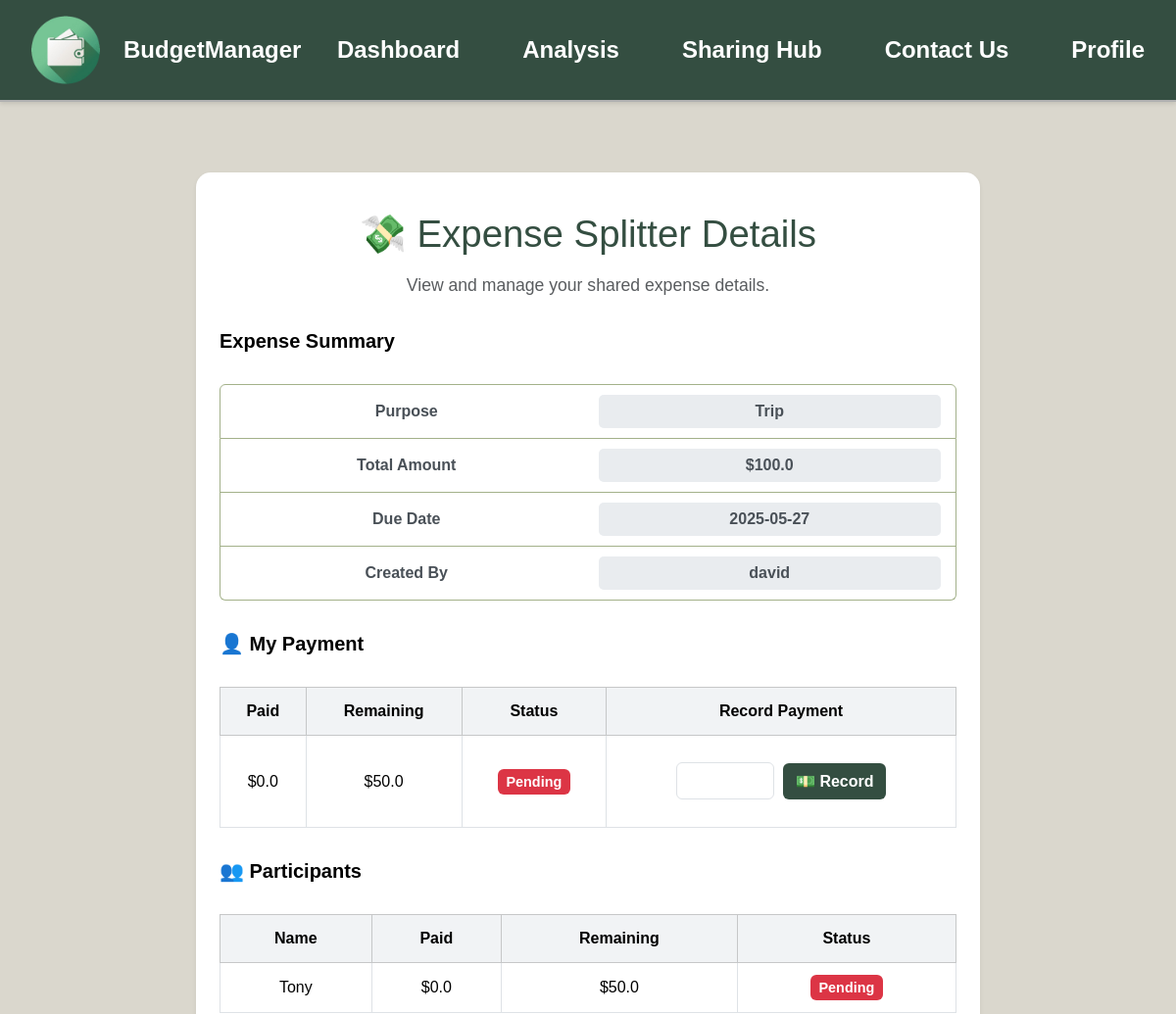
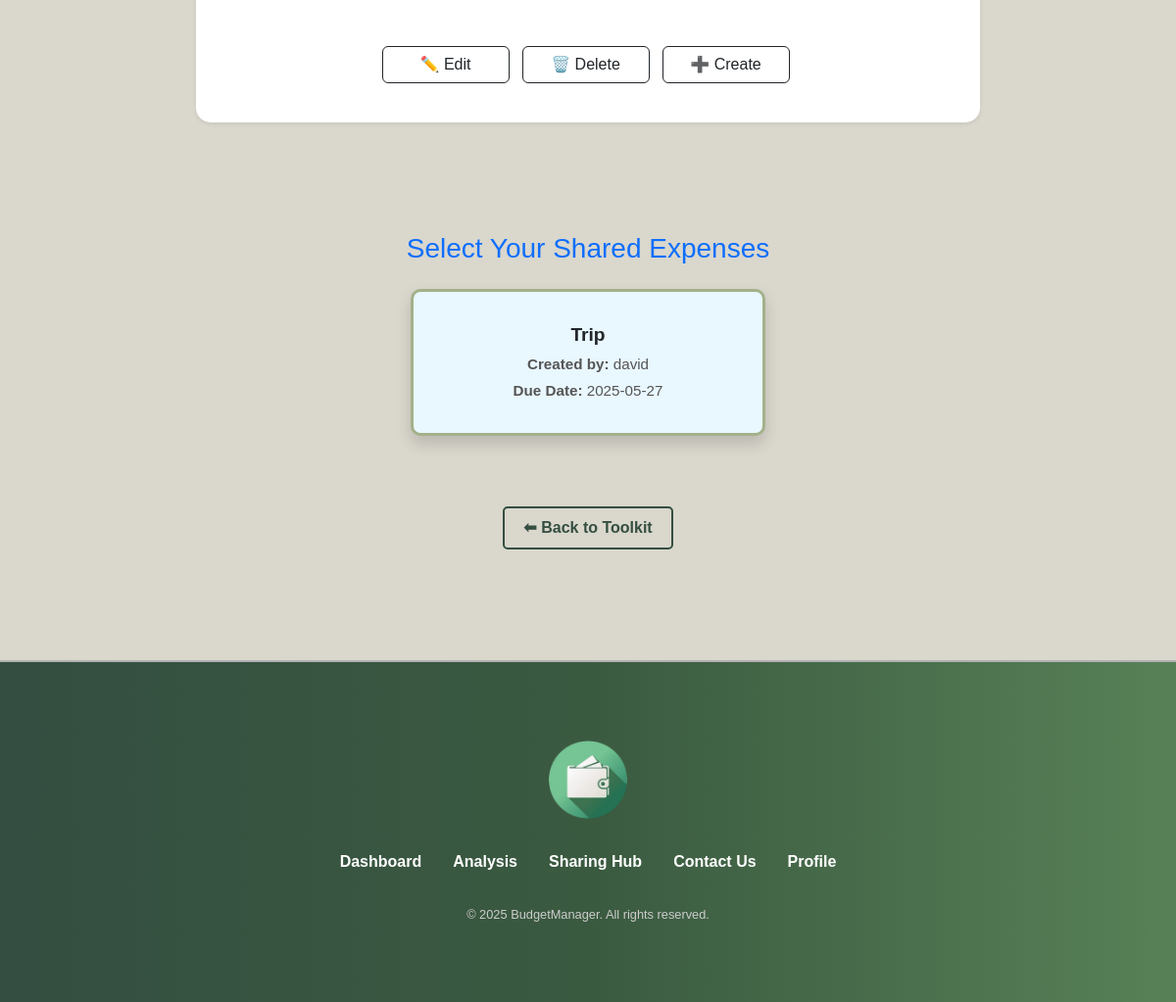
Page /expense-splitter (signed in) on the committed database (2 pictures, top to bottom).
### models/Expense.py (models this page shows, shortened)
class Expense(db.Model):
    __tablename__ = 'expense'
    id = Column(Integer, primary_key=True)
    creator_id = Column(Integer, nullable=False)
    purpose = Column(String, nullable=False)
    total_amount = Column(Float, nullable=False)
    due_date = Column(Date, nullable=False)
    participants = relationship("ExpenseParticipant", back_populates="expense")

### models/user.py (models this page shows, shortened)
class User(db.Model):
    __tablename__ = 'users'
    id = db.Column(db.Integer, primary_key=True)
    name = db.Column(db.String(100), nullable=False)
    email = db.Column(db.String(100), unique=True, nullable=False)
    password_hash = db.Column(db.String(256), nullable=False)
    created_at = db.Column(db.DateTime, default=datetime.utcnow)

### models/ExpenseParticipant.py (models this page shows, shortened)
class ExpenseParticipant(db.Model):
    __tablename__ = 'expense_participant'
    id = Column(Integer, primary_key=True)
    expense_id = Column(Integer, ForeignKey('expense.id'), nullable=False)
    user_id = Column(Integer, nullable=False)
    amount_paid = Column(Float, default=0.0)
    amount_due = Column(Float, nullable=False)
    status = Column(String, default="Pending")
    expense = relationship("Expense", back_populates="participants")

### app.py (the view, shortened to what this page needs)
@app.route('/expense-splitter', methods=['GET'])
@login_required_custom
def expense_splitter():
    user_id = session.get('user_id')
    created_expenses = Expense.query.filter_by(creator_id=user_id).all()
    participant_expenses = ExpenseParticipant.query.filter_by(user_id=user_id).all()
    expense_ids = [p.expense_id for p in participant_expenses]
    participant_expenses = Expense.query.filter(Expense.id.in_(expense_ids)).all()
    expenses = list({exp.id: exp for exp in created_expenses + participant_expenses}.values())
    if not expenses:
        return redirect(url_for('create_expense'))
    selected_expense_id = request.args.get("expense_id")
    selected_expense = None
    if selected_expense_id:
        selected_expense = next((exp for exp in expenses if exp.id == int(selected_expense_id)), None)
    if not selected_expense and expenses:
        selected_expense = expenses[0]
    participants = []
    creator_name = ""
    my_payment = None
    if selected_expense:
        all_participants = ExpenseParticipant.query.filter_by(expense_id=selected_expense.id).all()
        for participant in all_participants:
            if participant.user_id != user_id:
                participant.name = db.session.get(User, participant.user_id).name
                participants.append(participant)
        my_payment = ExpenseParticipant.query.filter_by(expense_id=selected_expense.id, user_id=user_id).first()
        if my_payment:
            my_payment.amount_paid = round(my_payment.amount_paid, 2)
            my_payment.amount_due = round(my_payment.amount_due, 2)
        creator = db.session.get(User, selected_expense.creator_id)
        creator_name = creator.name if creator else ""
    return render_template(
        'expense_splitter.html',
        expenses=expenses,
        expense=selected_expense,
        participants=participants,
        creator_name=creator_name,
        my_payment=my_payment
    )

### app.py (called while the page is built)
def login_required_custom(f):
    @wraps(f)
    def decorated_function(*args, **kwargs):
        if 'user_id' not in session:
            flash('please login first', 'warning')
            return redirect(url_for('login'))
        return f(*args, **kwargs)
    return decorated_function

### templates/expense_splitter.html (shortened to what this page needs)
{% extends "layout_user.html" %}
{% block styles %}
<link href="https://cdn.jsdelivr.net/npm/bootstrap@5.3.5/dist/css/bootstrap.min.css" rel="stylesheet">
<link rel="stylesheet" href="{{ url_for('static', filename='css/style.css') }}">
<link rel="stylesheet" href="{{ url_for('static', filename='css/analysis.css') }}">
<link rel="stylesheet" href="{{ url_for('static', filename='css/analysis_tools.css') }}">
{% endblock %}
{% block content %}
<div class="main-content-with-navbar">
    <section class="expense-splitter-section">
        <div class="expense-splitter-box p-4 shadow-sm">
            <h2 class="mb-3">💸 Expense Splitter Details</h2>
            <p class="text-muted">View and manage your shared expense details.</p>
            <div class="expense-details mt-4">
                <h5>Expense Summary</h5>
                <ul class="list-group">
                    <li class="list-group-item d-flex justify-content-between align-items-center">
                        <div class="item-label">Purpose</div>
                        <div class="item-detail">{{ expense.purpose }}</div>
                    </li>
                    <li class="list-group-item d-flex justify-content-between align-items-center">
                        <div class="item-label">Total Amount</div>
                        <div class="item-detail">${{ expense.total_amount }}</div>
                    </li>
                    <li class="list-group-item d-flex justify-content-between align-items-center">
                        <div class="item-label">Due Date</div>
                        <div class="item-detail">{{ expense.due_date }}</div>
                    </li>
                    <li class="list-group-item d-flex justify-content-between align-items-center">
                        <div class="item-label">Created By</div>
                        <div class="item-detail">{{ creator_name }}</div>
                    </li>
                </ul>
            </div>
            <div class="mt-4 payment-detail">
                <h5>👤 My Payment</h5>
                <table class="table table-bordered payment-table">
                    <thead class="table-light">
                        <tr>
                            <th>Paid</th>
                            <th>Remaining</th>
                            <th>Status</th>
                            <th>Record Payment</th>
                        </tr>
                    </thead>
                    <tbody>
                        <tr>
                            <td>${{ my_payment.amount_paid }}</td>
                            <td>${{ my_payment.amount_due - my_payment.amount_paid }}</td>
                            <td>
                                {% if my_payment.amount_paid >= my_payment.amount_due %}
                                    <span class="badge bg-success">Paid</span>
                                {% elif my_payment.amount_paid > 0 %}
                                    <span class="badge bg-warning">Partial</span>
                                {% else %}
                                    <span class="badge bg-danger">Pending</span>
                                {% endif %}
                            </td>
                            <td>
                                <form method="POST" action="{{ url_for('update_payment') }}" class="d-inline payment-form">
                                    <input type="number" name="amount" min="0" step="0.01" class="form-control mb-2" required>
                                    <button type="submit" class="btn btn-sm btn-primary btn-pay">💵 Record</button>
                                </form>
                            </td>
                        </tr>
                    </tbody>
                </table>
            </div>
            <div class="mt-4 payment-detail">
                <h5>👥 Participants</h5>
                <table class="table table-bordered payment-table">
                    <thead class="table-light">
                        <tr>
                            <th>Name</th>
                            <th>Paid</th>
                            <th>Remaining</th>
                            <th>Status</th>
                        </tr>
                    </thead>
                    <tbody>
                        {% for participant in participants %}
                        <tr>
                            <td>{{ participant.name }}</td>
                            <td>${{ participant.amount_paid }}</td>
                            <td>${{ participant.amount_due }}</td>
                            <td>
                                {% if participant.amount_paid >= participant.amount_due %}
                                    <span class="badge bg-success">Paid</span>
                                {% elif participant.amount_paid > 0 %}
                                    <span class="badge bg-warning">Partial</span>
                                {% else %}
                                    <span class="badge bg-danger">Pending</span>
                                {% endif %}
                            </td>
                        </tr>
                        {% endfor %}
                    </tbody>
                </table>
            </div>
            <div class="d-flex justify-content-center gap-2 mb-3">
                <a href="{{ url_for('edit_expense', expense_id=expense.id) }}" class="btn btn-outline-dark btn-share">
                    ✏️ Edit
                </a>
                <button type="button" class="btn btn-outline-dark btn-share" data-bs-toggle="modal" data-bs-target="#deleteExpenseModal">
                    🗑️ Delete
                </button>
                <a href="{{ url_for('create_expense') }}" class="btn btn-outline-dark btn-share"> ➕ Create</a>
            </div>
    </section>
    <h3 class="mt-5 mb-4 text-primary text-center">Select Your Shared Expenses</h3>
    <div class="container">
        <div class="row row-cols-1 row-cols-md-3 g-3 justify-content-center">
            {% for exp in expenses %}
            <div class="col-auto">
                <div class="card expense-card text-center shadow {% if exp.id == expense.id %}selected-card{% endif %}" id="{{ exp.id }}">
                    <div class="card-body d-flex flex-column justify-content-center">
                        <h5 class="card-title mb-2">{{ exp.purpose }}</h5>
                        <p class="card-text mb-1"><strong>Created by:</strong> {{ creator_name }}</p>
                        <p class="card-text"><strong>Due Date:</strong> {{ exp.due_date }}</p>
                    </div>
                </div>
            </div>
            {% endfor %}
        </div>
    </div>
    <div style="display: flex; justify-content: center;" class="my-4">
        <a href="{{ url_for('analysis') }}" class="tool-button">⬅ Back to Toolkit</a>
    </div>
</div>
{% endblock %}

### static/css/style.css (style rules this page uses)
body, h1, ul, li, a { margin: 0; padding: 0; list-style: none; text-decoration: none; color: inherit; }
body { font-family: 'Arial', sans-serif; background-color: #DAD7CD; color: #000; display: flex; flex-direction: column; }
body, html { scroll-behavior: smooth; height: 100%; }

### static/css/analysis.css (style rules this page uses)
.main-content-with-navbar { margin-top: 7rem; margin-bottom: 7rem; }
.tool-button { display: inline-block; margin-top: 3rem; padding: 0.5rem 1.2rem; border: 2px solid #344E41; background-color: transparent; color: #344E41; font-weight: bold; text-decoration: none; border-radius: 5px; transition: all 0.3s ease; }

### static/css/analysis_tools.css (style rules this page uses)
.btn-primary, .btn-secondary { display: inline-block; padding: 0.75rem 1.5rem; margin: 1rem 0; font-size: 1rem; font-weight: bold; border-radius: 6px; text-decoration: none; transition: all 0.3s ease; }
.btn-primary { background-color: #344E41; color: #fff; border: none; }
.expense-splitter-section { background-color: #DAD7CD; padding: 4rem 1rem; display: flex; justify-content: center; }
.expense-splitter-box { background: #fff; padding: 3rem; border-radius: 15px; box-shadow: 0 8px 30px rgba(0, 0, 0, 0.1); max-width: 800px; width: 100%; text-align: center; }
.expense-splitter-box h2 { font-size: 2.4rem; color: #344E41; margin-top: 1rem; margin-bottom: 0.5rem; }
.expense-splitter-box p { font-size: 1.1rem; margin-bottom: 2rem; color: #555; }
.expense-splitter-section h5 { text-align: left; margin-left: 0; margin-top: 2rem; margin-bottom: 2rem; font-weight: bold; }
.expense-card { background-color: #fff; border-radius: 10px; box-shadow: 0 8px 20px rgba(0, 0, 0, 0.05); padding: 1rem; transition: transform 0.3s ease; }
.selected-card { border: 3px solid #a3b18a; background-color: #e9f7ff; }
.card-title { font-size: 1.2rem; font-weight: bold; }
.card-text { font-size: 0.95rem; color: #555; }
.expense-details .list-group-item { display: flex; justify-content: space-between; align-items: center; border-color: #a3b18a; padding: 10px 15px; }
.item-label, .item-detail { flex: 1; padding: 5px; text-align: center; font-weight: 600; color: #495057; }
.item-detail { background-color: #e9ecef; border-radius: 5px; }
.payment-table th, .payment-table td { text-align: center; padding: 12px; vertical-align: middle; }
.payment-table th { background-color: #f1f3f5; font-weight: bold; }
.badge { font-size: 0.9rem; padding: 0.4em 0.6em; }
.payment-form input[type="number"] { width: 100px; display: inline-block; }
.btn-pay { margin-left: 5px; padding: 0.4rem 0.8rem; }
.btn-share { margin-top: 2rem; min-width: 130px; text-align: center; }
.d-flex.gap-2 > * { margin-right: 5px; }

### rows in the picture
Expense: purpose "Trip", total_amount "100.0", due_date "2025-05-27"
User: name "david"
ExpenseParticipant: amount_paid "0.0", my_payment.amount_due-my_payment.amount_paid "50.0"
ExpenseParticipant: name "Tony", amount_paid "0.0", amount_due "50.0", shows "Pending"
